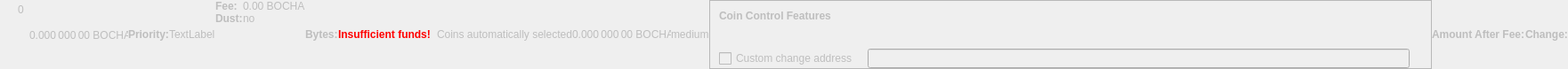
    <widget class="QWidget" name="dummyHideWidget" native="true">
     <property name="enabled">
      <bool>false</bool>
     </property>
     <property name="maximumSize">
      <size>
       <width>100</width>
       <height>22</height>
      </size>
     </property>
     <layout class="QHBoxLayout" name="dummyHideLayout">
      <property name="spacing">
       <number>0</number>
      </property>
      <property name="leftMargin">
       <number>0</number>
      </property>
      <property name="topMargin">
       <number>0</number>
      </property>
      <property name="rightMargin">
       <number>0</number>
      </property>
      <property name="bottomMargin">
       <number>0</number>
      </property>
      <item>
       <layout class="QFormLayout" name="formLayoutCoinControl1">
        <property name="horizontalSpacing">
         <number>10</number>
        </property>
        <property name="verticalSpacing">
         <number>14</number>
        </property>
        <property name="leftMargin">
         <number>10</number>
        </property>
        <property name="topMargin">
         <number>4</number>
        </property>
        <property name="rightMargin">
         <number>6</number>
        </property>
        <item row="0" column="1">
         <widget class="QLabel" name="labelCoinControlBytes">
          <property name="cursor">
           <cursorShape>IBeamCursor</cursorShape>
          </property>
          <property name="contextMenuPolicy">
           <enum>Qt::ActionsContextMenu</enum>
          </property>
          <property name="text">
           <string notr="true">0</string>
          </property>
          <property name="textInteractionFlags">
           <set>Qt::LinksAccessibleByMouse|Qt::TextSelectableByKeyboard|Qt::TextSelectableByMouse</set>
          </property>
         </widget>
        </item>
       </layout>
      </item>
      <item>
       <widget class="QLabel" name="labelCoinControlAfterFee">
        <property name="enabled">
         <bool>false</bool>
        </property>
        <property name="sizePolicy">
         <sizepolicy hsizetype="Fixed" vsizetype="Fixed">
          <horstretch>0</horstretch>
          <verstretch>0</verstretch>
         </sizepolicy>
        </property>
        <property name="minimumSize">
         <size>
          <width>111</width>
          <height>12</height>
         </size>
        </property>
        <property name="maximumSize">
         <size>
          <width>111</width>
          <height>12</height>
         </size>
        </property>
        <property name="cursor">
         <cursorShape>IBeamCursor</cursorShape>
        </property>
        <property name="contextMenuPolicy">
         <enum>Qt::ActionsContextMenu</enum>
        </property>
        <property name="text">
         <string notr="true">0.000 000 00 BOCHA</string>
        </property>
        <property name="textInteractionFlags">
         <set>Qt::LinksAccessibleByMouse|Qt::TextSelectableByKeyboard|Qt::TextSelectableByMouse</set>
        </property>
       </widget>
      </item>
      <item>
       <widget class="QLabel" name="labelCoinControlPriorityText">
        <property name="enabled">
         <bool>false</bool>
        </property>
        <property name="font">
         <font>
          <weight>75</weight>
          <bold>true</bold>
         </font>
        </property>
        <property name="text">
         <string>Priority:</string>
        </property>
       </widget>
      </item>
      <item>
       <layout class="QHBoxLayout" name="horizontalLayout">
        <item>
         <widget class="QLabel" name="WarningLabel">
          <property name="text">
           <string>TextLabel</string>
          </property>
         </widget>
        </item>
       </layout>
      </item>
      <item>
       <layout class="QFormLayout" name="formLayoutCoinControl3">
        <property name="horizontalSpacing">
         <number>0</number>
        </property>
        <property name="verticalSpacing">
         <number>0</number>
        </property>
        <property name="leftMargin">
         <number>0</number>
        </property>
        <property name="topMargin">
         <number>0</number>
        </property>
        <property name="rightMargin">
         <number>0</number>
        </property>
        <item row="0" column="0">
         <widget class="QLabel" name="labelCoinControlFeeText">
          <property name="enabled">
           <bool>false</bool>
          </property>
          <property name="font">
           <font>
            <weight>75</weight>
            <bold>true</bold>
           </font>
          </property>
          <property name="text">
           <string>Fee:</string>
          </property>
          <property name="margin">
           <number>0</number>
          </property>
         </widget>
        </item>
        <item row="0" column="1">
         <widget class="QLabel" name="labelCoinControlFee">
          <property name="enabled">
           <bool>false</bool>
          </property>
          <property name="cursor">
           <cursorShape>IBeamCursor</cursorShape>
          </property>
          <property name="contextMenuPolicy">
           <enum>Qt::ActionsContextMenu</enum>
          </property>
          <property name="text">
           <string notr="true">0.00 BOCHA</string>
          </property>
          <property name="textInteractionFlags">
           <set>Qt::LinksAccessibleByMouse|Qt::TextSelectableByKeyboard|Qt::TextSelectableByMouse</set>
          </property>
         </widget>
        </item>
        <item row="1" column="0">
         <widget class="QLabel" name="labelCoinControlLowOutputText">
          <property name="enabled">
           <bool>false</bool>
          </property>
          <property name="font">
           <font>
            <weight>75</weight>
            <bold>true</bold>
           </font>
          </property>
          <property name="text">
           <string>Dust:</string>
          </property>
         </widget>
        </item>
        <item row="1" column="1">
         <widget class="QLabel" name="labelCoinControlLowOutput">
          <property name="enabled">
           <bool>false</bool>
          </property>
          <property name="cursor">
           <cursorShape>IBeamCursor</cursorShape>
          </property>
          <property name="contextMenuPolicy">
           <enum>Qt::ActionsContextMenu</enum>
          </property>
          <property name="text">
           <string>no</string>
          </property>
          <property name="textInteractionFlags">
           <set>Qt::LinksAccessibleByMouse|Qt::TextSelectableByKeyboard|Qt::TextSelectableByMouse</set>
          </property>
         </widget>
        </item>
       </layout>
      </item>
      <item>
       <widget class="QLabel" name="labelCoinControlBytesText">
        <property name="enabled">
         <bool>false</bool>
        </property>
        <property name="font">
         <font>
          <weight>75</weight>
          <bold>true</bold>
         </font>
        </property>
        <property name="text">
         <string>Bytes:</string>
        </property>
       </widget>
      </item>
      <item>
       <layout class="QFormLayout" name="formLayoutCoinControl2">
        <property name="horizontalSpacing">
         <number>0</number>
        </property>
        <property name="verticalSpacing">
         <number>0</number>
        </property>
        <property name="leftMargin">
         <number>0</number>
        </property>
        <property name="topMargin">
         <number>0</number>
        </property>
        <property name="rightMargin">
         <number>0</number>
        </property>
       </layout>
      </item>
      <item>
       <layout class="QHBoxLayout" name="horizontalLayoutCoinControl2">
        <property name="spacing">
         <number>0</number>
        </property>
        <property name="bottomMargin">
         <number>0</number>
        </property>
       </layout>
      </item>
      <item>
       <widget class="QLabel" name="labelCoinControlInsuffFunds">
        <property name="enabled">
         <bool>false</bool>
        </property>
        <property name="minimumSize">
         <size>
          <width>0</width>
          <height>0</height>
         </size>
        </property>
        <property name="font">
         <font>
          <weight>75</weight>
          <bold>true</bold>
         </font>
        </property>
        <property name="styleSheet">
         <string notr="true">color:red;font-weight:bold;</string>
        </property>
        <property name="text">
         <string>Insufficient funds!</string>
        </property>
        <property name="margin">
         <number>5</number>
        </property>
       </widget>
      </item>
      <item>
       <layout class="QFormLayout" name="formLayoutCoinControl4">
        <property name="horizontalSpacing">
         <number>0</number>
        </property>
        <property name="verticalSpacing">
         <number>0</number>
        </property>
        <property name="leftMargin">
         <number>0</number>
        </property>
        <property name="topMargin">
         <number>0</number>
        </property>
        <property name="rightMargin">
         <number>0</number>
        </property>
       </layout>
      </item>
      <item>
       <widget class="QLabel" name="labelCoinControlChangeLabel">
        <property name="enabled">
         <bool>false</bool>
        </property>
        <property name="sizePolicy">
         <sizepolicy hsizetype="Preferred" vsizetype="Expanding">
          <horstretch>0</horstretch>
          <verstretch>0</verstretch>
         </sizepolicy>
        </property>
        <property name="minimumSize">
         <size>
          <width>0</width>
          <height>0</height>
         </size>
        </property>
        <property name="text">
         <string/>
        </property>
        <property name="margin">
         <number>3</number>
        </property>
       </widget>
      </item>
      <item>
       <widget class="QLabel" name="labelCoinControlAutomaticallySelected">
        <property name="enabled">
         <bool>false</bool>
        </property>
        <property name="sizePolicy">
         <sizepolicy hsizetype="Fixed" vsizetype="Fixed">
          <horstretch>0</horstretch>
          <verstretch>0</verstretch>
         </sizepolicy>
        </property>
        <property name="minimumSize">
         <size>
          <width>0</width>
          <height>0</height>
         </size>
        </property>
        <property name="maximumSize">
         <size>
          <width>240</width>
          <height>16777215</height>
         </size>
        </property>
        <property name="text">
         <string>Coins automatically selected</string>
        </property>
        <property name="margin">
         <number>5</number>
        </property>
       </widget>
      </item>
      <item>
       <widget class="QLabel" name="labelCoinControlChange">
        <property name="enabled">
         <bool>false</bool>
        </property>
        <property name="sizePolicy">
         <sizepolicy hsizetype="Fixed" vsizetype="Fixed">
          <horstretch>0</horstretch>
          <verstretch>0</verstretch>
         </sizepolicy>
        </property>
        <property name="minimumSize">
         <size>
          <width>111</width>
          <height>0</height>
         </size>
        </property>
        <property name="maximumSize">
         <size>
          <width>111</width>
          <height>16777215</height>
         </size>
        </property>
        <property name="cursor">
         <cursorShape>IBeamCursor</cursorShape>
        </property>
        <property name="contextMenuPolicy">
         <enum>Qt::ActionsContextMenu</enum>
        </property>
        <property name="text">
         <string notr="true">0.000 000 00 BOCHA</string>
        </property>
        <property name="textInteractionFlags">
         <set>Qt::LinksAccessibleByMouse|Qt::TextSelectableByKeyboard|Qt::TextSelectableByMouse</set>
        </property>
       </widget>
      </item>
      <item>
       <widget class="QLabel" name="labelCoinControlPriority">
        <property name="enabled">
         <bool>false</bool>
        </property>
        <property name="cursor">
         <cursorShape>IBeamCursor</cursorShape>
        </property>
        <property name="contextMenuPolicy">
         <enum>Qt::ActionsContextMenu</enum>
        </property>
        <property name="text">
         <string>medium</string>
        </property>
        <property name="textInteractionFlags">
         <set>Qt::LinksAccessibleByMouse|Qt::TextSelectableByKeyboard|Qt::TextSelectableByMouse</set>
        </property>
       </widget>
      </item>
      <item>
       <widget class="QFrame" name="frameCoinControl">
        <property name="sizePolicy">
         <sizepolicy hsizetype="Expanding" vsizetype="Expanding">
          <horstretch>0</horstretch>
          <verstretch>0</verstretch>
         </sizepolicy>
        </property>
        <property name="maximumSize">
         <size>
          <width>16777215</width>
          <height>16777215</height>
         </size>
        </property>
        <property name="frameShape">
         <enum>QFrame::StyledPanel</enum>
        </property>
        <property name="frameShadow">
         <enum>QFrame::Sunken</enum>
        </property>
        <layout class="QVBoxLayout" name="verticalLayoutCoinControl2_2">
         <property name="spacing">
          <number>0</number>
         </property>
         <property name="leftMargin">
          <number>0</number>
         </property>
         <property name="topMargin">
          <number>0</number>
         </property>
         <property name="rightMargin">
          <number>0</number>
         </property>
         <property name="bottomMargin">
          <number>0</number>
         </property>
         <item>
          <layout class="QVBoxLayout" name="verticalLayoutCoinControl" stretch="0,0,0,1">
           <property name="spacing">
            <number>0</number>
           </property>
           <property name="leftMargin">
            <number>10</number>
           </property>
           <property name="topMargin">
            <number>10</number>
           </property>
           <item>
            <layout class="QHBoxLayout" name="horizontalLayoutCoinControl1">
             <property name="bottomMargin">
              <number>15</number>
             </property>
             <item>
              <widget class="QLabel" name="labelCoinControlFeatures">
               <property name="enabled">
                <bool>false</bool>
               </property>
               <property name="sizePolicy">
                <sizepolicy hsizetype="Preferred" vsizetype="Maximum">
                 <horstretch>0</horstretch>
                 <verstretch>0</verstretch>
                </sizepolicy>
               </property>
               <property name="font">
                <font>
                 <weight>75</weight>
                 <bold>true</bold>
                </font>
               </property>
               <property name="styleSheet">
                <string notr="true">font-weight:bold;</string>
               </property>
               <property name="text">
                <string>Coin Control Features</string>
               </property>
              </widget>
             </item>
            </layout>
           </item>
           <item>
            <widget class="QWidget" name="widgetCoinControl" native="true">
             <property name="sizePolicy">
              <sizepolicy hsizetype="Preferred" vsizetype="Preferred">
               <horstretch>0</horstretch>
               <verstretch>0</verstretch>
              </sizepolicy>
             </property>
             <property name="minimumSize">
              <size>
               <width>0</width>
               <height>0</height>
              </size>
             </property>
             <property name="styleSheet">
              <string notr="true"/>
             </property>
             <layout class="QHBoxLayout" name="horizontalLayoutCoinControl5_2">
              <property name="leftMargin">
               <number>0</number>
              </property>
              <property name="topMargin">
               <number>0</number>
              </property>
              <property name="rightMargin">
               <number>0</number>
              </property>
              <property name="bottomMargin">
               <number>0</number>
              </property>
              <item>
               <layout class="QHBoxLayout" name="horizontalLayoutCoinControl3">
                <property name="spacing">
                 <number>20</number>
                </property>
                <property name="topMargin">
                 <number>0</number>
                </property>
                <property name="bottomMargin">
                 <number>10</number>
                </property>
               </layout>
              </item>
             </layout>
            </widget>
           </item>
           <item>
            <layout class="QHBoxLayout" name="horizontalLayoutCoinControl4" stretch="0,0,0">
             <property name="spacing">
              <number>12</number>
             </property>
             <property name="sizeConstraint">
              <enum>QLayout::SetDefaultConstraint</enum>
             </property>
             <property name="topMargin">
              <number>5</number>
             </property>
             <property name="rightMargin">
              <number>5</number>
             </property>
             <item>
              <widget class="QCheckBox" name="checkBoxCoinControlChange">
               <property name="enabled">
                <bool>false</bool>
               </property>
               <property name="toolTip">
                <string>If this is activated, but the change address is empty or invalid, change will be sent to a newly generated address.</string>
               </property>
               <property name="text">
                <string>Custom change address</string>
               </property>
              </widget>
             </item>
             <item>
              <widget class="QValidatedLineEdit" name="lineEditCoinControlChange">
               <property name="enabled">
                <bool>false</bool>
               </property>
               <property name="sizePolicy">
                <sizepolicy hsizetype="Expanding" vsizetype="Fixed">
                 <horstretch>0</horstretch>
                 <verstretch>0</verstretch>
                </sizepolicy>
               </property>
              </widget>
             </item>
             <item>
              <widget class="QLabel" name="labelCoinControlChangeLabel_2">
               <property name="sizePolicy">
                <sizepolicy hsizetype="Preferred" vsizetype="Expanding">
                 <horstretch>0</horstretch>
                 <verstretch>0</verstretch>
                </sizepolicy>
               </property>
               <property name="minimumSize">
                <size>
                 <width>0</width>
                 <height>0</height>
                </size>
               </property>
               <property name="text">
                <string/>
               </property>
               <property name="margin">
                <number>3</number>
               </property>
              </widget>
             </item>
            </layout>
           </item>
           <item>
            <spacer name="verticalSpacerCoinControl">
             <property name="orientation">
              <enum>Qt::Vertical</enum>
             </property>
             <property name="sizeHint" stdset="0">
              <size>
               <width>800</width>
               <height>1</height>
              </size>
             </property>
            </spacer>
           </item>
          </layout>
         </item>
        </layout>
       </widget>
      </item>
      <item>
       <widget class="QLabel" name="labelCoinControlAfterFeeText">
        <property name="enabled">
         <bool>false</bool>
        </property>
        <property name="minimumSize">
         <size>
          <width>0</width>
          <height>0</height>
         </size>
        </property>
        <property name="maximumSize">
         <size>
          <width>16777215</width>
          <height>16777215</height>
         </size>
        </property>
        <property name="font">
         <font>
          <weight>75</weight>
          <bold>true</bold>
         </font>
        </property>
        <property name="text">
         <string>Amount After Fee:</string>
        </property>
        <property name="alignment">
         <set>Qt::AlignLeading|Qt::AlignLeft|Qt::AlignVCenter</set>
        </property>
        <property name="margin">
         <number>0</number>
        </property>
       </widget>
      </item>
      <item>
       <widget class="QLabel" name="labelCoinControlChangeText">
        <property name="enabled">
         <bool>false</bool>
        </property>
        <property name="sizePolicy">
         <sizepolicy hsizetype="Preferred" vsizetype="Preferred">
          <horstretch>0</horstretch>
          <verstretch>0</verstretch>
         </sizepolicy>
        </property>
        <property name="minimumSize">
         <size>
          <width>0</width>
          <height>0</height>
         </size>
        </property>
        <property name="maximumSize">
         <size>
          <width>16777215</width>
          <height>16777215</height>
         </size>
        </property>
        <property name="font">
         <font>
          <weight>75</weight>
          <bold>true</bold>
         </font>
        </property>
        <property name="text">
         <string>Change:</string>
        </property>
        <property name="alignment">
         <set>Qt::AlignLeading|Qt::AlignLeft|Qt::AlignVCenter</set>
        </property>
       </widget>
      </item>
     </layout>
    </widget>
